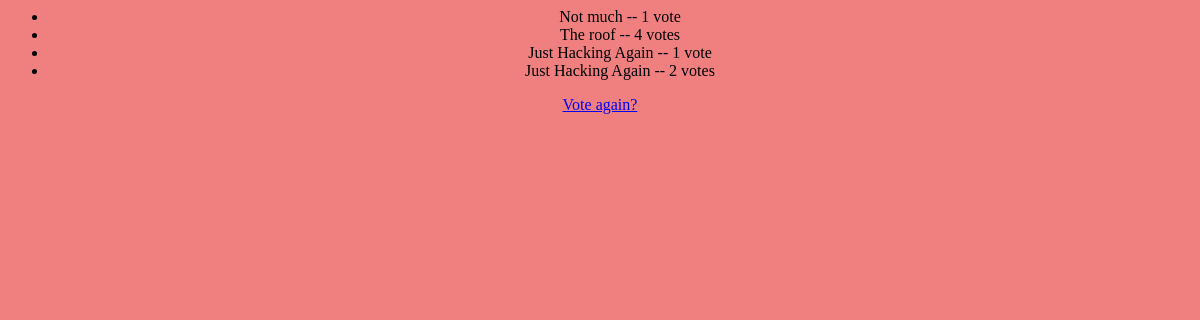
/polls/1/results/, run on an earlier commit of the app's database.
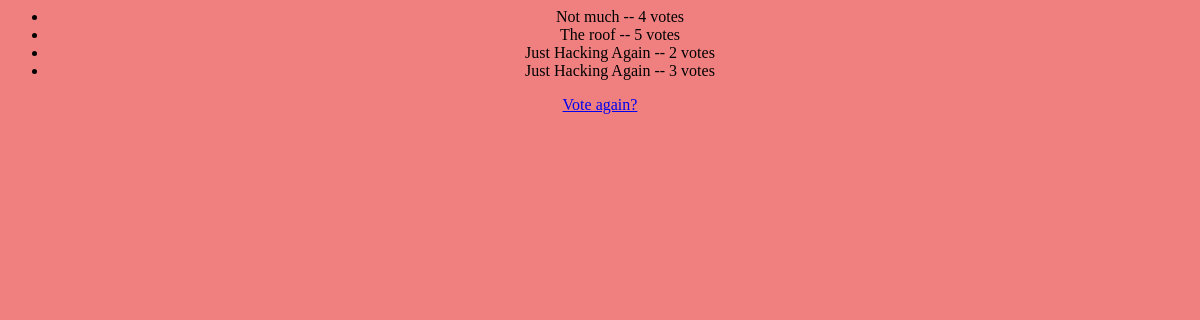
And on a later commit of the database.
### polls/models.py (models this page shows, shortened)
class Choice(models.Model):
    question = models.ForeignKey(Question, on_delete=models.CASCADE)
    choice_text = models.CharField(max_length=200)
    votes = models.IntegerField(default=0)

### polls/views.py (the view)
# urls.py: path('<int:pk>/results/', views.ResultsView.as_view(), name='results'),
class ResultsView(generic.DetailView):
    model = Question
    template_name = 'polls/results.html'

### polls/templates/polls/results.html (shortened to what this page needs)
<ul>
{% for choice in question.choice_set.all %}
    <li> {{ choice.choice_text }} -- {{choice.votes}} vote{{ choice.votes|pluralize }}  </li>
    {% endfor %}
</ul>
<a href="{% url 'polls:detail' question.id %}">Vote again?</a>

What changed in the data, as far as the page shows it:
changed Choice "Not much": votes "1" → "4"
changed Choice "The roof": votes "4" → "5"
changed Choice (number 3 of 4 on the later page): votes "1" → "2"
changed Choice (number 4 of 4 on the later page): votes "2" → "3"
